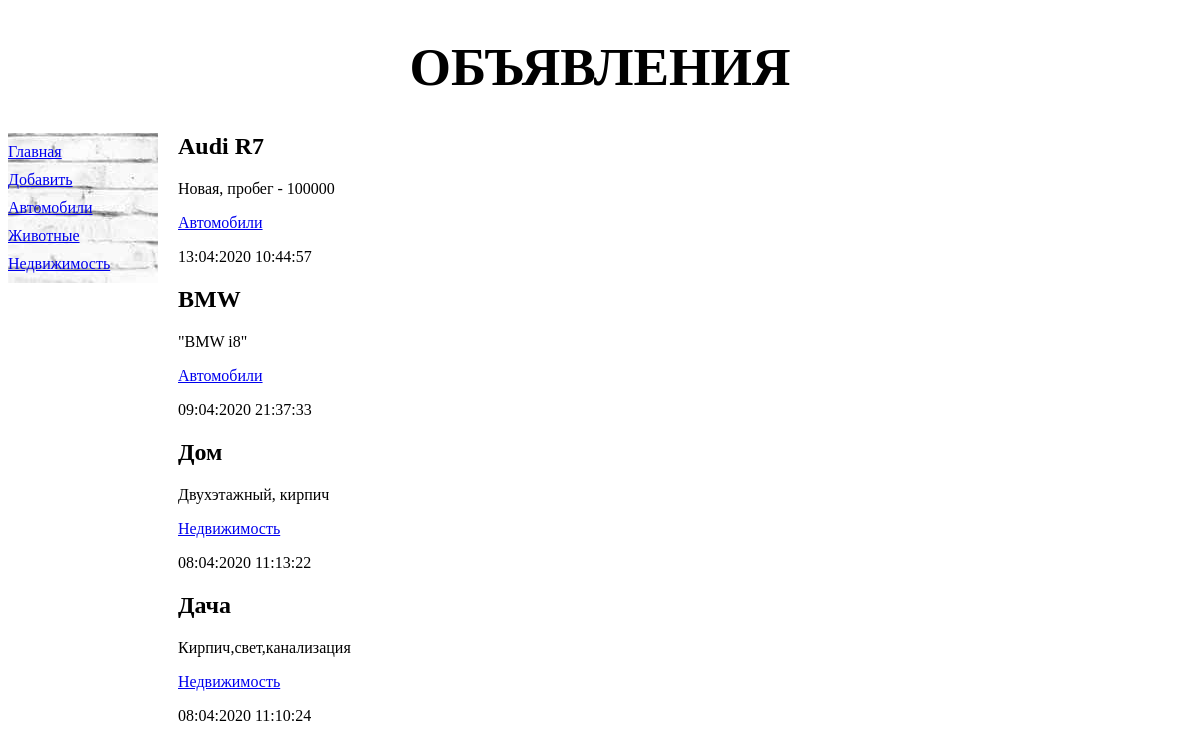
/bboard/, run on the app's committed database.
### bboard/models.py (models this page shows, shortened)
class Rubric(models.Model):
    name = models.CharField(max_length=20, db_index=True,
                            verbose_name='Название')
    class Meta:
        verbose_name_plural = 'Рубрики'
        verbose_name = 'Рубрика'
        ordering = ['name']

class Db(models.Model):
    title = models.CharField(max_length=50, verbose_name='Название')
    content = models.TextField(null=True, blank=True, verbose_name='Описание')
    price = models.FloatField(null=True, blank=True, verbose_name='Цена')
    published = models.DateTimeField(auto_now_add=True, db_index=True, verbose_name='Дата публикации')
    rubric = models.ForeignKey('Rubric', null=True,
                               on_delete=models.PROTECT, verbose_name='Рубрика')
    class Meta:
        verbose_name_plural = 'Объявления'
        verbose_name = 'Объявление'
        ordering = ['-published']

### bboard/views.py (the view)
# urls.py: path('', index, name='index'),
def index(request):
    bbs = Db.objects.all()
    rubrics = Rubric.objects.all()
    context = {'bbs': bbs, 'rubrics': rubrics}
    return render(request, 'bboard/index.html', context)

### bboard/templates/bboard/index.html (shortened to what this page needs)
<!DOCTYPE html>
<html>
<head>
</head>
<body>
    {% extends "layout/basic.html" %}
    {% block content %}
        {% for bb in bbs %}
            <div class="b">
                <h2>{{ bb.title }}</h2>
                <p>{{ bb.content }}</p>
                <p><a href="{% url 'by_rubric' bb.rubric.pk %}">{{ bb.rubric.name }}</a></p>
                <p>{{ bb.published|date:"d:m:Y H:i:s" }}</p>
            </div>
        {% endfor %}
    {% endblock %}

### bboard/templates/layout/basic.html (shortened to what this page needs)
{% load static %}
<!DOCTYPE html>
<html lang="en">
<head>
    <link rel="stylesheet" href="{% static 'bboard/style.css' %}">
</head>
<body>
    <header>
        <h1>Объявления</h1>
    </header>
    <nav>
        <a href="{% url 'index' %}">Главная</a>
        <a href="{% url 'add' %}">Добавить</a>
        {% for rubric in rubrics %}
            <a href="{% url 'by_rubric' rubric.pk %}">{{ rubric.name }}</a>
        {% endfor %}
    </nav>
    <section>
        {% block content %}
        {% endblock %}
    </section>
</body>
</html>

### bboard/static/bboard/style.css (style rules this page uses)
header h1 { font-size: 40pt; text-transform: uppercase; text-align: center; }
nav { background: url("bg.jpg") no-repeat; font-size: 16px; width: 150px; float: left; }
nav a { display: block; margin: 10px 0; }
section { margin-left: 170px; }

### data on the page
Rubric: name "Автомобили"
Rubric: name "Животные"
Rubric: name "Недвижимость"
Db: title "Audi R7", content "Новая, пробег - 100000", rubric.name "Автомобили", published "13:04:2020 10:44:57"
Db: title "BMW", content "\"BMW i8\"", rubric.name "Автомобили", published "09:04:2020 21:37:33"
Db: title "Дом", content "Двухэтажный, кирпич", rubric.name "Недвижимость", published "08:04:2020 11:13:22"
Db: title "Дача", content "Кирпич,свет,канализация", rubric.name "Недвижимость", published "08:04:2020 11:10:24"
